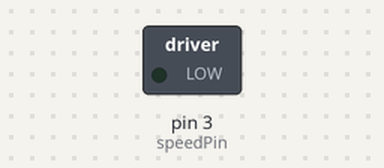
A sketch run on a simulated Arduino Uno, built with avr-gcc and run on an emulated ATmega328P. Shown: switched loads named in the sketch (green lamp = pin HIGH).

Above: at 0.1 s.
At 2.1 s:
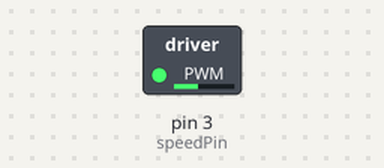
Timing chart, 0 to 3.6 s (numbered marks = the images above):
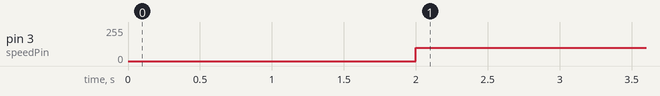

Measured:
- by itself, pin 3 (speedPin): 0/255 → 100/255 at 2.0 s

The sketch:

dc_motors.ino
```cpp
/****************************************************
*   File:   dc_motors.ino                           *
*   Author: William Torres @williamtorres1          *
*****************************************************/

#define speedPin 3
#define input1 2
#define input2 4

void stopMotor();
void goForward(int speed);
void goBackward(int speed);

/*
  Desafio: Fazer dois motores girarem em sentidos opostos, use um potenciômetro
    para decidir em qual estado os motores estarão.
*/

void setup() {
  pinMode(speedPin, OUTPUT);
  pinMode(input1, INPUT);
  pinMode(input2, INPUT);
}

void loop() {
  stopMotor();
  goForward(100);
  goBackward(100);
}

void stopMotor() {
  digitalWrite(input1, LOW);
  digitalWrite(input2, LOW);

  delay(2000);
}

void goForward(int speed = 200) {
  analogWrite(speedPin, constrain(speed, 0, 255));
  digitalWrite(input1, LOW);
  digitalWrite(input2, HIGH);
  delay(2000);

}

void goBackward(int speed = 200){
  analogWrite(speedPin, constrain(speed, 0, 255));
  digitalWrite(input1, HIGH);
  digitalWrite(input2, LOW);
  delay(2000);

}
```
